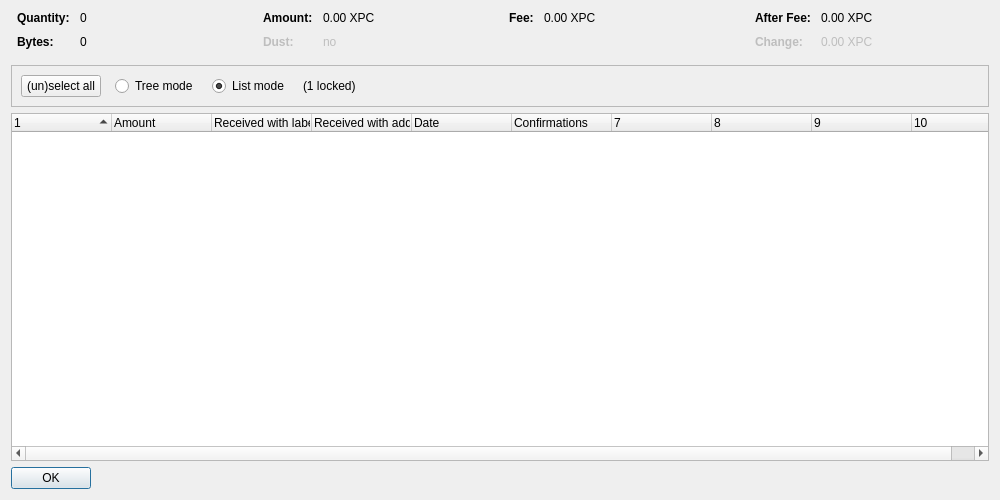
<?xml version="1.0" encoding="UTF-8"?>
<ui version="4.0">
 <class>CoinControlDialog</class>
 <widget class="QDialog" name="CoinControlDialog">
  <property name="geometry">
   <rect>
    <x>0</x>
    <y>0</y>
    <width>1000</width>
    <height>500</height>
   </rect>
  </property>
  <property name="windowTitle">
   <string>Coin Selection</string>
  </property>
  <layout class="QVBoxLayout" name="verticalLayout">
   <item>
    <layout class="QHBoxLayout" name="horizontalLayoutTop" stretch="0,0,0,0">
     <property name="topMargin">
      <number>0</number>
     </property>
     <property name="bottomMargin">
      <number>10</number>
     </property>
     <item>
      <layout class="QFormLayout" name="formLayoutCoinControl1">
       <property name="horizontalSpacing">
        <number>10</number>
       </property>
       <property name="verticalSpacing">
        <number>10</number>
       </property>
       <property name="leftMargin">
        <number>6</number>
       </property>
       <property name="rightMargin">
        <number>6</number>
       </property>
       <item row="0" column="0">
        <widget class="QLabel" name="labelCoinControlQuantityText">
         <property name="font">
          <font>
           <weight>75</weight>
           <bold>true</bold>
          </font>
         </property>
         <property name="text">
          <string>Quantity:</string>
         </property>
        </widget>
       </item>
       <item row="0" column="1">
        <widget class="QLabel" name="labelCoinControlQuantity">
         <property name="cursor">
          <cursorShape>IBeamCursor</cursorShape>
         </property>
         <property name="contextMenuPolicy">
          <enum>Qt::ActionsContextMenu</enum>
         </property>
         <property name="text">
          <string notr="true">0</string>
         </property>
         <property name="textInteractionFlags">
          <set>Qt::LinksAccessibleByMouse|Qt::TextSelectableByKeyboard|Qt::TextSelectableByMouse</set>
         </property>
        </widget>
       </item>
       <item row="1" column="0">
        <widget class="QLabel" name="labelCoinControlBytesText">
         <property name="font">
          <font>
           <weight>75</weight>
           <bold>true</bold>
          </font>
         </property>
         <property name="text">
          <string>Bytes:</string>
         </property>
        </widget>
       </item>
       <item row="1" column="1">
        <widget class="QLabel" name="labelCoinControlBytes">
         <property name="cursor">
          <cursorShape>IBeamCursor</cursorShape>
         </property>
         <property name="contextMenuPolicy">
          <enum>Qt::ActionsContextMenu</enum>
         </property>
         <property name="text">
          <string notr="true">0</string>
         </property>
         <property name="textInteractionFlags">
          <set>Qt::LinksAccessibleByMouse|Qt::TextSelectableByKeyboard|Qt::TextSelectableByMouse</set>
         </property>
        </widget>
       </item>
      </layout>
     </item>
     <item>
      <layout class="QFormLayout" name="formLayoutCoinControl2">
       <property name="horizontalSpacing">
        <number>10</number>
       </property>
       <property name="verticalSpacing">
        <number>10</number>
       </property>
       <property name="leftMargin">
        <number>6</number>
       </property>
       <property name="rightMargin">
        <number>6</number>
       </property>
       <item row="0" column="0">
        <widget class="QLabel" name="labelCoinControlAmountText">
         <property name="font">
          <font>
           <weight>75</weight>
           <bold>true</bold>
          </font>
         </property>
         <property name="text">
          <string>Amount:</string>
         </property>
        </widget>
       </item>
       <item row="0" column="1">
        <widget class="QLabel" name="labelCoinControlAmount">
         <property name="cursor">
          <cursorShape>IBeamCursor</cursorShape>
         </property>
         <property name="contextMenuPolicy">
          <enum>Qt::ActionsContextMenu</enum>
         </property>
         <property name="text">
          <string notr="true">0.00 XPC</string>
         </property>
         <property name="textInteractionFlags">
          <set>Qt::LinksAccessibleByMouse|Qt::TextSelectableByKeyboard|Qt::TextSelectableByMouse</set>
         </property>
        </widget>
       </item>
       <item row="1" column="0">
        <widget class="QLabel" name="labelCoinControlLowOutputText">
         <property name="enabled">
          <bool>false</bool>
         </property>
         <property name="font">
          <font>
           <weight>75</weight>
           <bold>true</bold>
          </font>
         </property>
         <property name="text">
          <string>Dust:</string>
         </property>
        </widget>
       </item>
       <item row="1" column="1">
        <widget class="QLabel" name="labelCoinControlLowOutput">
         <property name="enabled">
          <bool>false</bool>
         </property>
         <property name="cursor">
          <cursorShape>IBeamCursor</cursorShape>
         </property>
         <property name="contextMenuPolicy">
          <enum>Qt::ActionsContextMenu</enum>
         </property>
         <property name="text">
          <string notr="true">no</string>
         </property>
         <property name="textInteractionFlags">
          <set>Qt::LinksAccessibleByMouse|Qt::TextSelectableByKeyboard|Qt::TextSelectableByMouse</set>
         </property>
        </widget>
       </item>
      </layout>
     </item>
     <item>
      <layout class="QFormLayout" name="formLayoutCoinControl3">
       <property name="horizontalSpacing">
        <number>10</number>
       </property>
       <property name="verticalSpacing">
        <number>10</number>
       </property>
       <property name="leftMargin">
        <number>6</number>
       </property>
       <property name="rightMargin">
        <number>6</number>
       </property>
       <item row="0" column="0">
        <widget class="QLabel" name="labelCoinControlFeeText">
         <property name="font">
          <font>
           <weight>75</weight>
           <bold>true</bold>
          </font>
         </property>
         <property name="text">
          <string>Fee:</string>
         </property>
        </widget>
       </item>
       <item row="0" column="1">
        <widget class="QLabel" name="labelCoinControlFee">
         <property name="cursor">
          <cursorShape>IBeamCursor</cursorShape>
         </property>
         <property name="contextMenuPolicy">
          <enum>Qt::ActionsContextMenu</enum>
         </property>
         <property name="text">
          <string notr="true">0.00 XPC</string>
         </property>
         <property name="textInteractionFlags">
          <set>Qt::LinksAccessibleByMouse|Qt::TextSelectableByKeyboard|Qt::TextSelectableByMouse</set>
         </property>
        </widget>
       </item>
      </layout>
     </item>
     <item>
      <layout class="QFormLayout" name="formLayoutCoinControl4">
       <property name="horizontalSpacing">
        <number>10</number>
       </property>
       <property name="verticalSpacing">
        <number>10</number>
       </property>
       <property name="leftMargin">
        <number>6</number>
       </property>
       <property name="rightMargin">
        <number>6</number>
       </property>
       <item row="0" column="0">
        <widget class="QLabel" name="labelCoinControlAfterFeeText">
         <property name="font">
          <font>
           <weight>75</weight>
           <bold>true</bold>
          </font>
         </property>
         <property name="text">
          <string>After Fee:</string>
         </property>
        </widget>
       </item>
       <item row="0" column="1">
        <widget class="QLabel" name="labelCoinControlAfterFee">
         <property name="cursor">
          <cursorShape>IBeamCursor</cursorShape>
         </property>
         <property name="contextMenuPolicy">
          <enum>Qt::ActionsContextMenu</enum>
         </property>
         <property name="text">
          <string notr="true">0.00 XPC</string>
         </property>
         <property name="textInteractionFlags">
          <set>Qt::LinksAccessibleByMouse|Qt::TextSelectableByKeyboard|Qt::TextSelectableByMouse</set>
         </property>
        </widget>
       </item>
       <item row="1" column="0">
        <widget class="QLabel" name="labelCoinControlChangeText">
         <property name="enabled">
          <bool>false</bool>
         </property>
         <property name="font">
          <font>
           <weight>75</weight>
           <bold>true</bold>
          </font>
         </property>
         <property name="text">
          <string>Change:</string>
         </property>
        </widget>
       </item>
       <item row="1" column="1">
        <widget class="QLabel" name="labelCoinControlChange">
         <property name="enabled">
          <bool>false</bool>
         </property>
         <property name="cursor">
          <cursorShape>IBeamCursor</cursorShape>
         </property>
         <property name="contextMenuPolicy">
          <enum>Qt::ActionsContextMenu</enum>
         </property>
         <property name="text">
          <string notr="true">0.00 XPC</string>
         </property>
         <property name="textInteractionFlags">
          <set>Qt::LinksAccessibleByMouse|Qt::TextSelectableByKeyboard|Qt::TextSelectableByMouse</set>
         </property>
        </widget>
       </item>
      </layout>
     </item>
    </layout>
   </item>
   <item>
    <widget class="QFrame" name="frame">
     <property name="minimumSize">
      <size>
       <width>0</width>
       <height>40</height>
      </size>
     </property>
     <property name="frameShape">
      <enum>QFrame::StyledPanel</enum>
     </property>
     <property name="frameShadow">
      <enum>QFrame::Sunken</enum>
     </property>
     <layout class="QHBoxLayout" name="horizontalLayout">
      <item>
       <layout class="QHBoxLayout" name="horizontalLayoutPanel" stretch="0,0,0,0,0">
        <property name="spacing">
         <number>14</number>
        </property>
        <item>
         <widget class="QPushButton" name="pushButtonSelectAll">
          <property name="sizePolicy">
           <sizepolicy hsizetype="Maximum" vsizetype="Fixed">
            <horstretch>0</horstretch>
            <verstretch>0</verstretch>
           </sizepolicy>
          </property>
          <property name="text">
           <string>(un)select all</string>
          </property>
          <property name="autoDefault">
           <bool>false</bool>
          </property>
         </widget>
        </item>
        <item>
         <widget class="QRadioButton" name="radioTreeMode">
          <property name="sizePolicy">
           <sizepolicy hsizetype="Maximum" vsizetype="Fixed">
            <horstretch>0</horstretch>
            <verstretch>0</verstretch>
           </sizepolicy>
          </property>
          <property name="text">
           <string>Tree mode</string>
          </property>
         </widget>
        </item>
        <item>
         <widget class="QRadioButton" name="radioListMode">
          <property name="sizePolicy">
           <sizepolicy hsizetype="Maximum" vsizetype="Fixed">
            <horstretch>0</horstretch>
            <verstretch>0</verstretch>
           </sizepolicy>
          </property>
          <property name="text">
           <string>List mode</string>
          </property>
          <property name="checked">
           <bool>true</bool>
          </property>
         </widget>
        </item>
        <item>
         <widget class="QLabel" name="labelLocked">
          <property name="text">
           <string notr="true">(1 locked)</string>
          </property>
         </widget>
        </item>
        <item>
         <spacer name="horizontalSpacer">
          <property name="orientation">
           <enum>Qt::Horizontal</enum>
          </property>
          <property name="sizeHint" stdset="0">
           <size>
            <width>40</width>
            <height>20</height>
           </size>
          </property>
         </spacer>
        </item>
       </layout>
      </item>
     </layout>
    </widget>
   </item>
   <item>
    <widget class="CoinControlTreeWidget" name="treeWidget">
     <property name="contextMenuPolicy">
      <enum>Qt::CustomContextMenu</enum>
     </property>
     <property name="sortingEnabled">
      <bool>false</bool>
     </property>
     <property name="columnCount">
      <number>10</number>
     </property>
     <attribute name="headerShowSortIndicator" stdset="0">
      <bool>true</bool>
     </attribute>
     <attribute name="headerStretchLastSection">
      <bool>false</bool>
     </attribute>
     <column>
      <property name="text">
       <string/>
      </property>
     </column>
     <column>
      <property name="text">
       <string>Amount</string>
      </property>
     </column>
     <column>
      <property name="text">
       <string>Received with label</string>
      </property>
     </column>
     <column>
      <property name="text">
       <string>Received with address</string>
      </property>
     </column>
     <column>
      <property name="text">
       <string>Date</string>
      </property>
     </column>
     <column>
      <property name="text">
       <string>Confirmations</string>
      </property>
      <property name="toolTip">
       <string>Confirmed</string>
      </property>
     </column>
     <column>
      <property name="text">
       <string/>
      </property>
     </column>
     <column>
      <property name="text">
       <string/>
      </property>
     </column>
     <column>
      <property name="text">
       <string/>
      </property>
     </column>
     <column>
      <property name="text">
       <string/>
      </property>
     </column>
    </widget>
   </item>
   <item>
    <widget class="QDialogButtonBox" name="buttonBox">
     <property name="sizePolicy">
      <sizepolicy hsizetype="Maximum" vsizetype="Fixed">
       <horstretch>0</horstretch>
       <verstretch>0</verstretch>
      </sizepolicy>
     </property>
     <property name="orientation">
      <enum>Qt::Horizontal</enum>
     </property>
     <property name="standardButtons">
      <set>QDialogButtonBox::Ok</set>
     </property>
    </widget>
   </item>
  </layout>
 </widget>
 <customwidgets>
  <customwidget>
   <class>CoinControlTreeWidget</class>
   <extends>QTreeWidget</extends>
   <header>qt/coincontroltreewidget.h</header>
  </customwidget>
 </customwidgets>
 <resources/>
 <connections/>
</ui>
